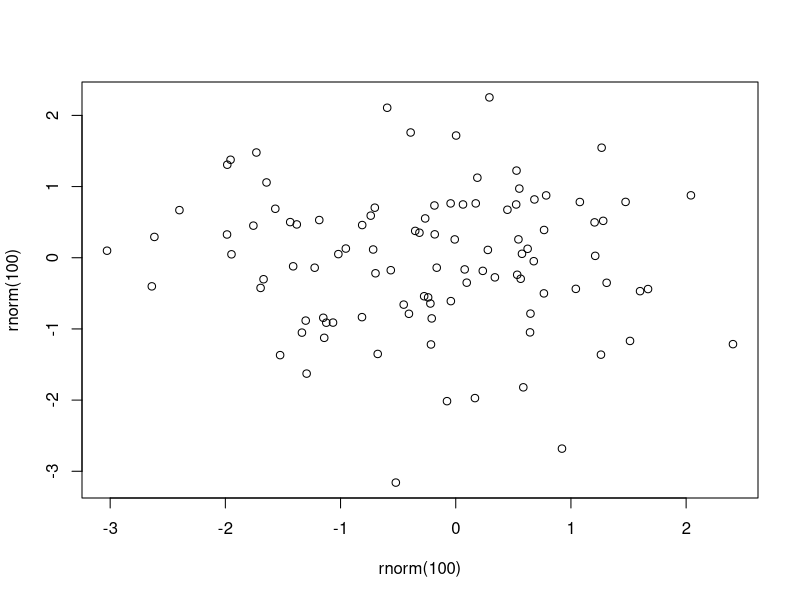
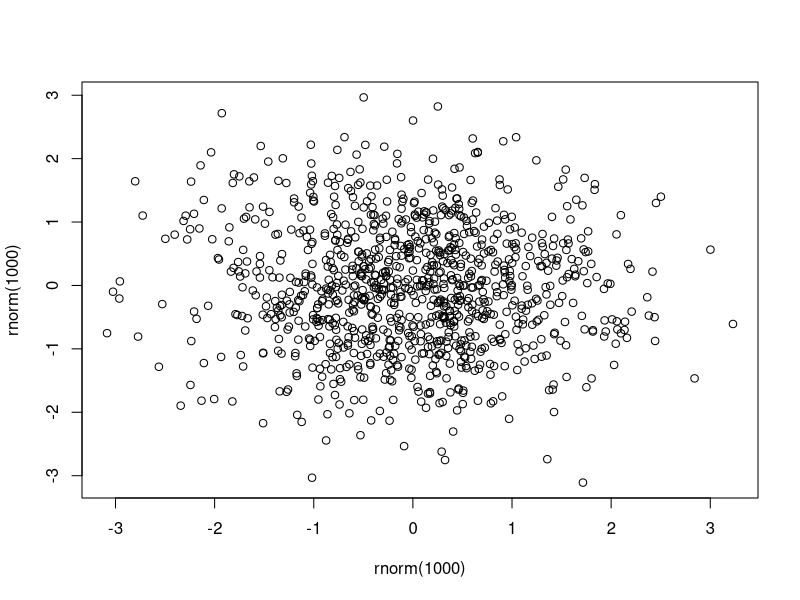

Write the R code that produced these figures, in order.
## ---- chunk 1
knitr::opts_chunk$set(echo = TRUE)
## ---- chunk 2
plot(rnorm(100), rnorm(100))
## ---- chunk 3
plot(rnorm(1000), rnorm(1000))
